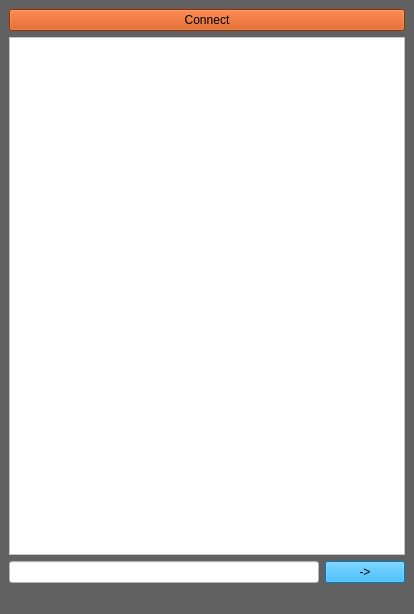
<?xml version="1.0" encoding="UTF-8"?>
<ui version="4.0">
 <class>MainWindow</class>
 <widget class="QMainWindow" name="MainWindow">
  <property name="geometry">
   <rect>
    <x>0</x>
    <y>0</y>
    <width>414</width>
    <height>614</height>
   </rect>
  </property>
  <property name="windowTitle">
   <string>MainWindow</string>
  </property>
  <property name="styleSheet">
   <string notr="true">background-color: rgb(97, 97, 97);</string>
  </property>
  <widget class="QWidget" name="centralwidget">
   <layout class="QGridLayout" name="gridLayout">
    <item row="0" column="0" colspan="2">
     <widget class="QPushButton" name="pushButton">
      <property name="styleSheet">
       <string notr="true">background-color: rgb(207, 69, 0);</string>
      </property>
      <property name="text">
       <string>Connect</string>
      </property>
     </widget>
    </item>
    <item row="1" column="0" colspan="2">
     <widget class="QTextBrowser" name="textBrowser">
      <property name="styleSheet">
       <string notr="true">background-color: rgb(255, 255, 255);</string>
      </property>
     </widget>
    </item>
    <item row="2" column="0">
     <widget class="QLineEdit" name="lineEdit">
      <property name="styleSheet">
       <string notr="true">background-color: rgb(255, 255, 255);</string>
      </property>
     </widget>
    </item>
    <item row="2" column="1">
     <widget class="QPushButton" name="pushButton_2">
      <property name="styleSheet">
       <string notr="true">background-color: rgb(0, 170, 255);</string>
      </property>
      <property name="text">
       <string>-&gt;</string>
      </property>
     </widget>
    </item>
   </layout>
  </widget>
  <widget class="QMenuBar" name="menubar">
   <property name="geometry">
    <rect>
     <x>0</x>
     <y>0</y>
     <width>414</width>
     <height>22</height>
    </rect>
   </property>
  </widget>
  <widget class="QStatusBar" name="statusbar"/>
 </widget>
 <resources/>
 <connections/>
</ui>
